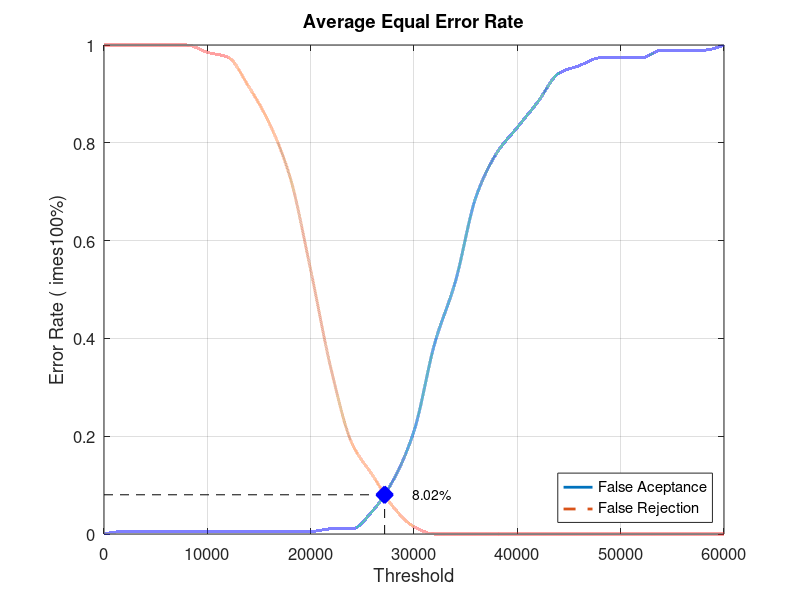
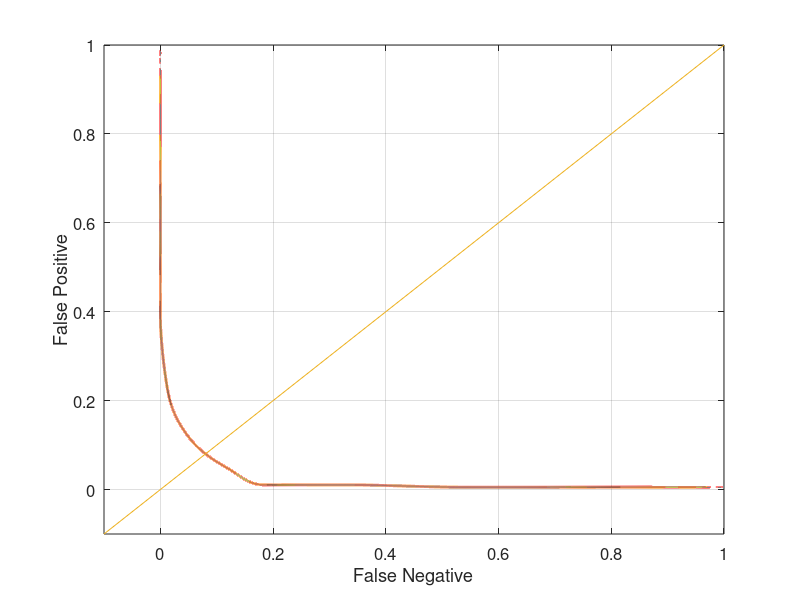

Write the MATLAB code that produced these figures, in order.
close all;
clear;
clc;
x = 0:2000:60000;
xq = 0:0.5:60000;

y0 = [0 0.00526316 0.00526316 0.00526316 0.00526316 0.00526316 0.00526316 0.00526316 0.00526316 0.00526316 0.00526316 0.0105263 0.0105263 0.0473684 0.110526 0.210526 0.389474 0.515789 0.689474 0.778947 0.831579 0.884211 0.942105 0.957895 0.973684 0.973684 0.973684 0.989474 0.989474 0.989474 1]
yy0 = interp1(x, y0, xq, 'pchip');
y1 = [1 1 1 1 1 0.985 0.975 0.915 0.84 0.73 0.54 0.335 0.185 0.12 0.055 0.015 0 0 0 0 0 0 0 0 0 0 0 0 0 0 0]
yy1 = interp1(x, y1, xq, 'pchip');

% Calculating EER: 
y2 = abs(y0 - y1);
find(y2 == min(y2))
yy2 = abs(yy0 - yy1);
xEER = find(yy2 == min(yy2));
xEERIndex = xq(xEER) % X-axis EER
yEER = yy0(xEER) % Y-axis EER

main = figure
plot(xq, yy0,'-','LineWidth', 2);	hold on
plot(xq, yy1,'--','LineWidth', 2);	hold on
plot([xEERIndex xEERIndex], [0 yEER], 'k--');	hold on
plot([0 xEERIndex], [yEER yEER], 'k--');	hold on
plot(xEERIndex, yEER, 'bx', 'LineWidth', 10);	hold on
text(xEERIndex + 10 * xEERIndex / 100, yEER, [num2str(round((10000 * yEER)) / 100) '%'])
legend('False Aceptance', 'False Rejection', 'Location', 'SouthEast')
xlabel('Threshold')
ylabel('Error Rate (	imes100%)')
title('Average Equal Error Rate')
set(gca, 'FontSize', 12)
axis([0 60000 0 1])
grid on

print(main, 'Database4_1Main', '-dpng');
FNRxFPR = figure('Color', [1 1 1]);
plot(yy1, yy0, '-', yy1, yy0, 'LineWidth', 2);
hold on
y = -0.1:0.1:1
plot(y, y); 
set(gca, 'FontSize', 12)
xlabel('False Negative')
ylabel('False Positive')
axis([-0.1 1 -0.1 1])
set(gca, 'FontSize', 12)
grid on

print(FNRxFPR, 'Database4_1FNRxFPR','-dpng');
